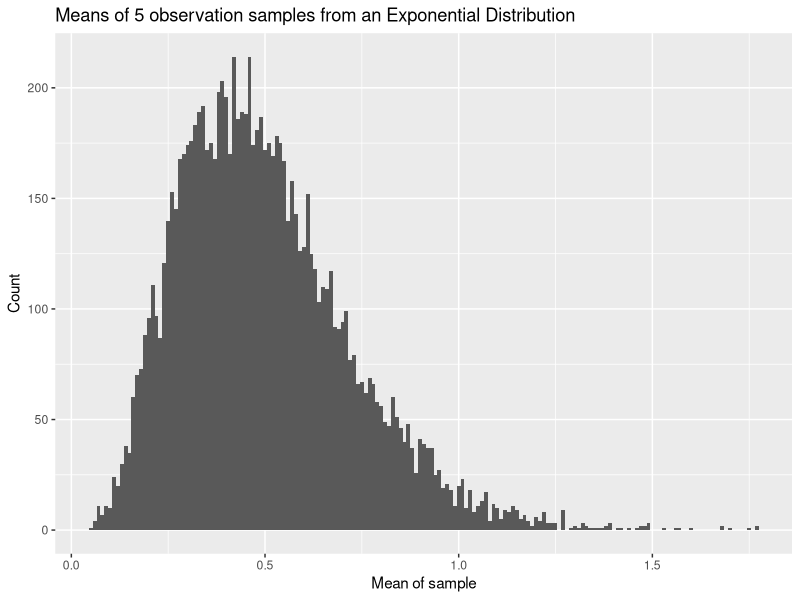
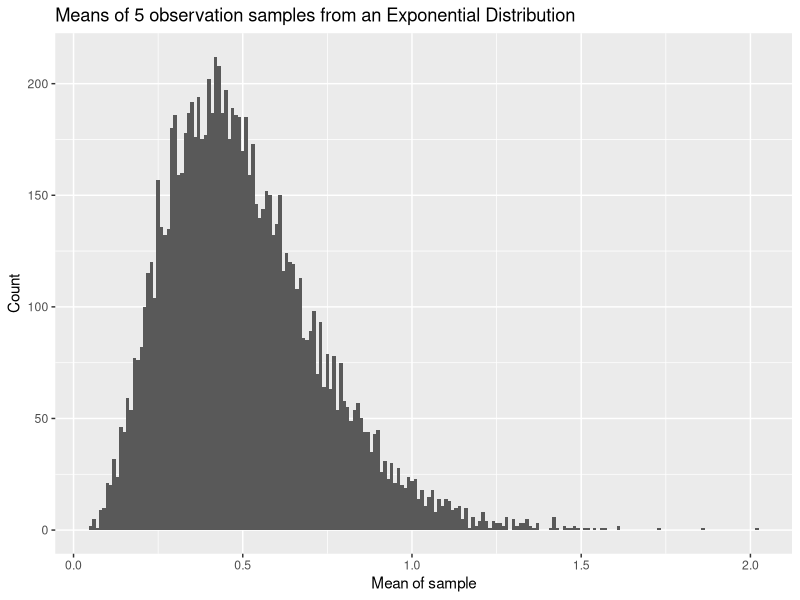
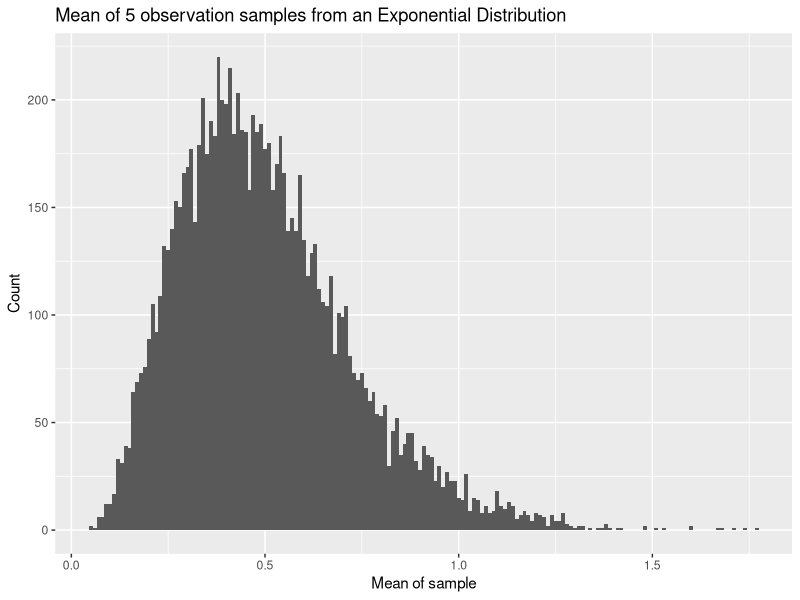
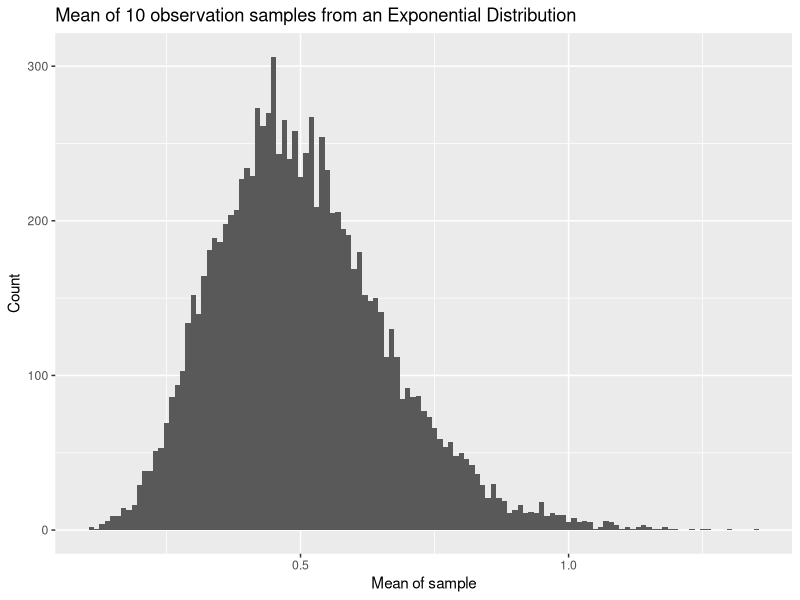
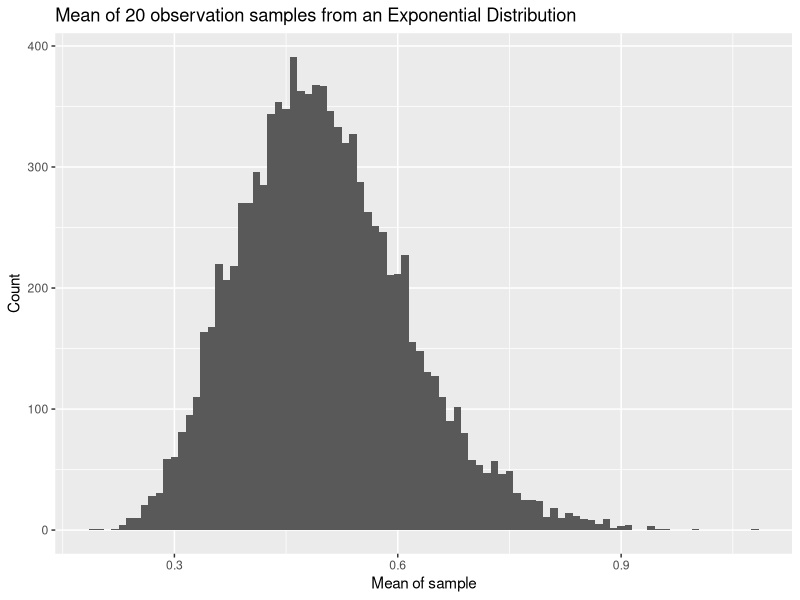
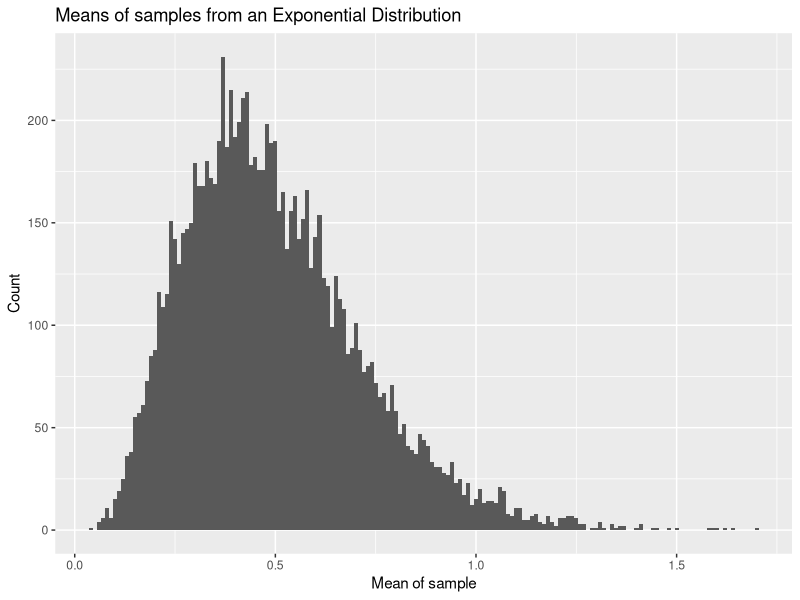

Source code (R) for these figures, in order:
## ---- chunk 1
library(tidyverse)
tribble( ~x,    ~y,    ~w,    ~z,
              210,   300,   220,   180,
              102,   100,   119,   187,
              176,   175,   188,   173,
              87,    95,   91,     94,
              202,   210,  234,    218,
              110,   122,  131,    128,
) -> dt
dt
## ---- chunk 2
for(i in colnames(dt)){
  print(map(dt[i], mean))
}
## ---- chunk 3
for(i in colnames(dt)){
  print(map(dt[i], sd))
}
## ---- chunk 4
map_dbl(dt, mean)
## ---- chunk 5
map_dbl(dt, sd)
## ---- chunk 6
for(i in colnames(dt)){
  print(map(dt[i], sqrt))}
## ---- chunk 7
for(i in colnames(dt)){
  print(map(dt[i], fivenum))
  print(map(dt[i], mean))
}
## ---- chunk 8
map_dbl(dt, mean)
## ---- chunk 9
map_dbl(dt, sd)
## ---- chunk 10
map(dt, sqrt)
## ---- chunk 11
map(dt, fivenum)
map_dbl(dt, mean)
## ---- chunk 12
fun <- function(){
  mean_vec <- numeric(10000)
  for(i in 1:10000){
    mean_vec[i] <- mean(rexp(5, rate = 2))
  }
  return(tibble(mean_vec))
}

means <- fun()

ggplot(means, aes(mean_vec)) +
  geom_histogram(binwidth = .01) +
  labs(
    title = "Means of 5 observation samples from an Exponential Distribution",
    x = "Mean of sample",
    y = "Count"
  )
## ---- chunk 13
fun <- function() {
  means <-  tibble(mean_vec = replicate(10000, mean(rexp(5, rate = 2))))
  return(means)
}

means2 <- fun()

ggplot(means2, aes(mean_vec)) +
  geom_histogram(binwidth = .01) +
  labs(
    title = "Means of 5 observation samples from an Exponential Distribution",
    x = "Mean of sample",
    y = "Count"
  )
## ---- chunk 14
sized_sample <- function(x) {
  means <-  tibble(mean_vec = replicate(10000, mean(rexp(x, rate = 2))))
  ggplot(means, aes(mean_vec)) +
  geom_histogram(binwidth = .01) +
  labs(
    title = sprintf("Mean of %i observation samples from an Exponential Distribution", i),
    x = "Mean of sample",
    y = "Count"
  )
}

for(i in c(5, 10, 20)){
  print(sized_sample(i))
}

## ---- chunk 15
map_fun <- function(){
 means <- numeric(10000)
 for(i in 1:10000){
   samp <- tibble(i = rexp(5, rate = 2))
   means[i] <- map_dbl(samp, mean)[[1]]
 }
 means_tbl <- tibble(mean_vec = means)
 return(means_tbl)
 
}
means <- map_fun()

ggplot(means, aes(mean_vec)) +
  geom_histogram(binwidth = .01) +
  labs(
    title = "Means of samples from an Exponential Distribution",
    x = "Mean of sample",
    y = "Count"
  )
## ---- chunk 16
dt <- mtcars
output <- vector("double", ncol(dt))  # 1. output (use appropriate data frame instead of df)
for (i in seq_along(dt)) {            # 2. sequence
  print(output[[i]] <- sd(dt[[i]]))      # 3. body
} #2
